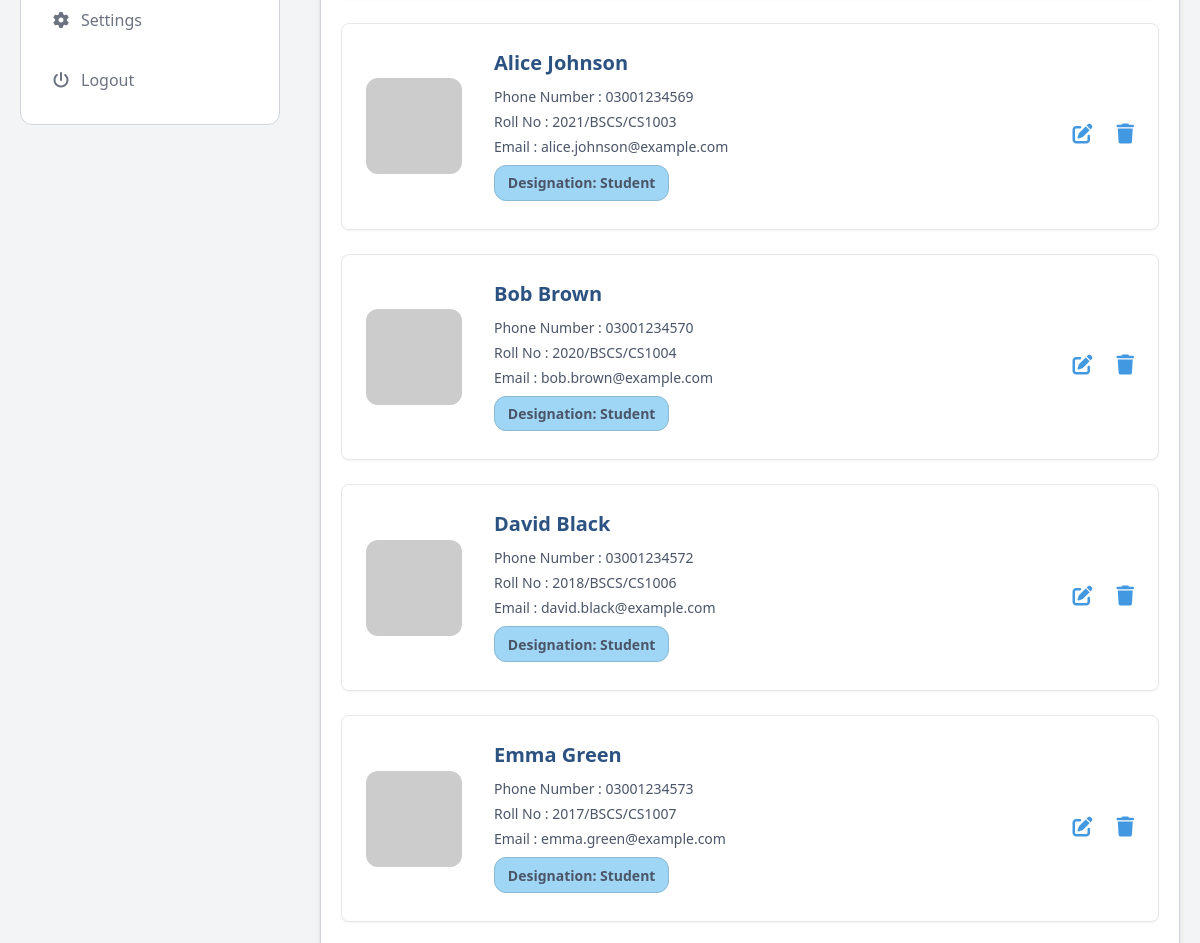
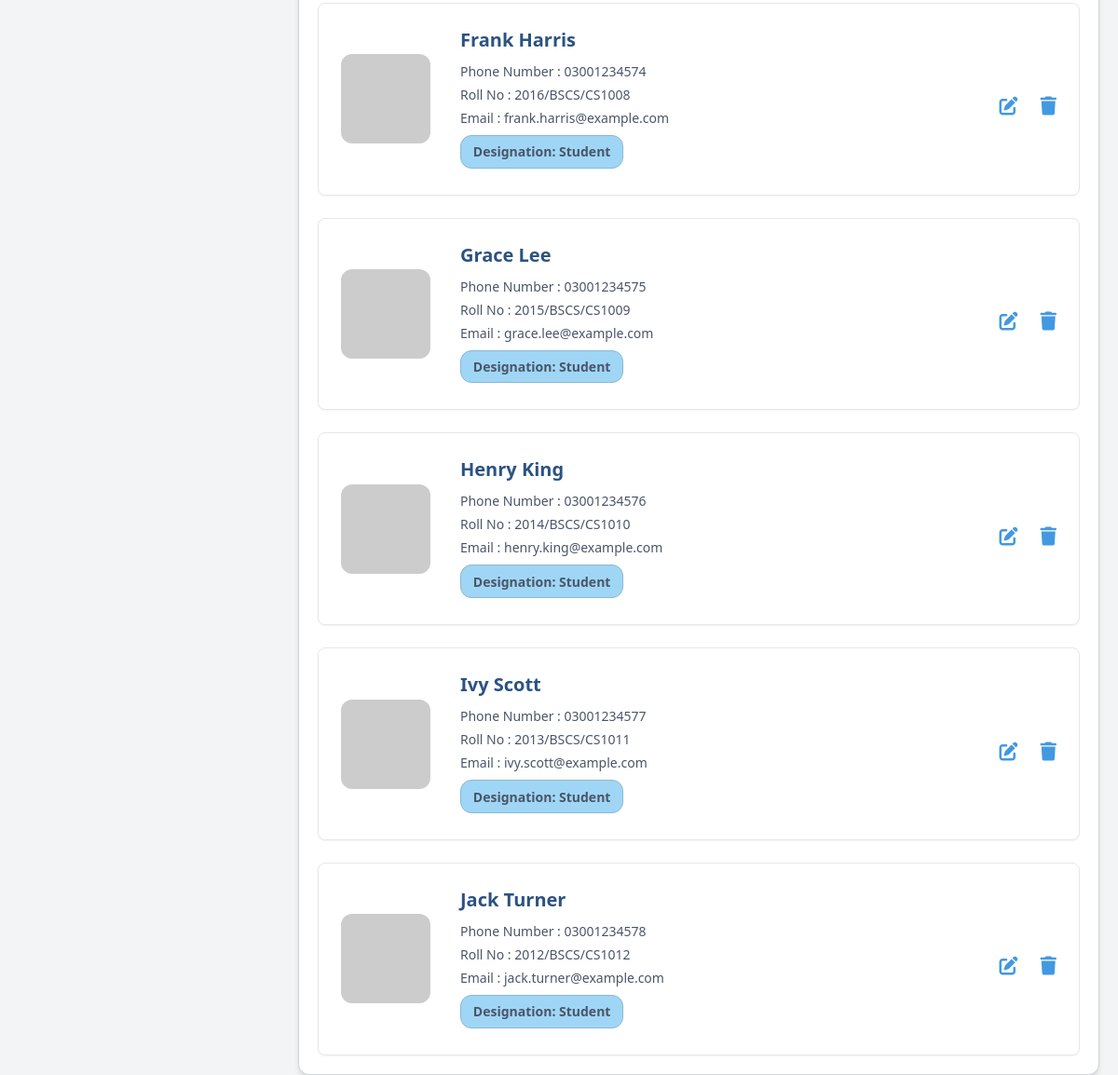
/members_mgt_view/ (lower part), run on an earlier commit of the app's database (2 pictures, top to bottom).
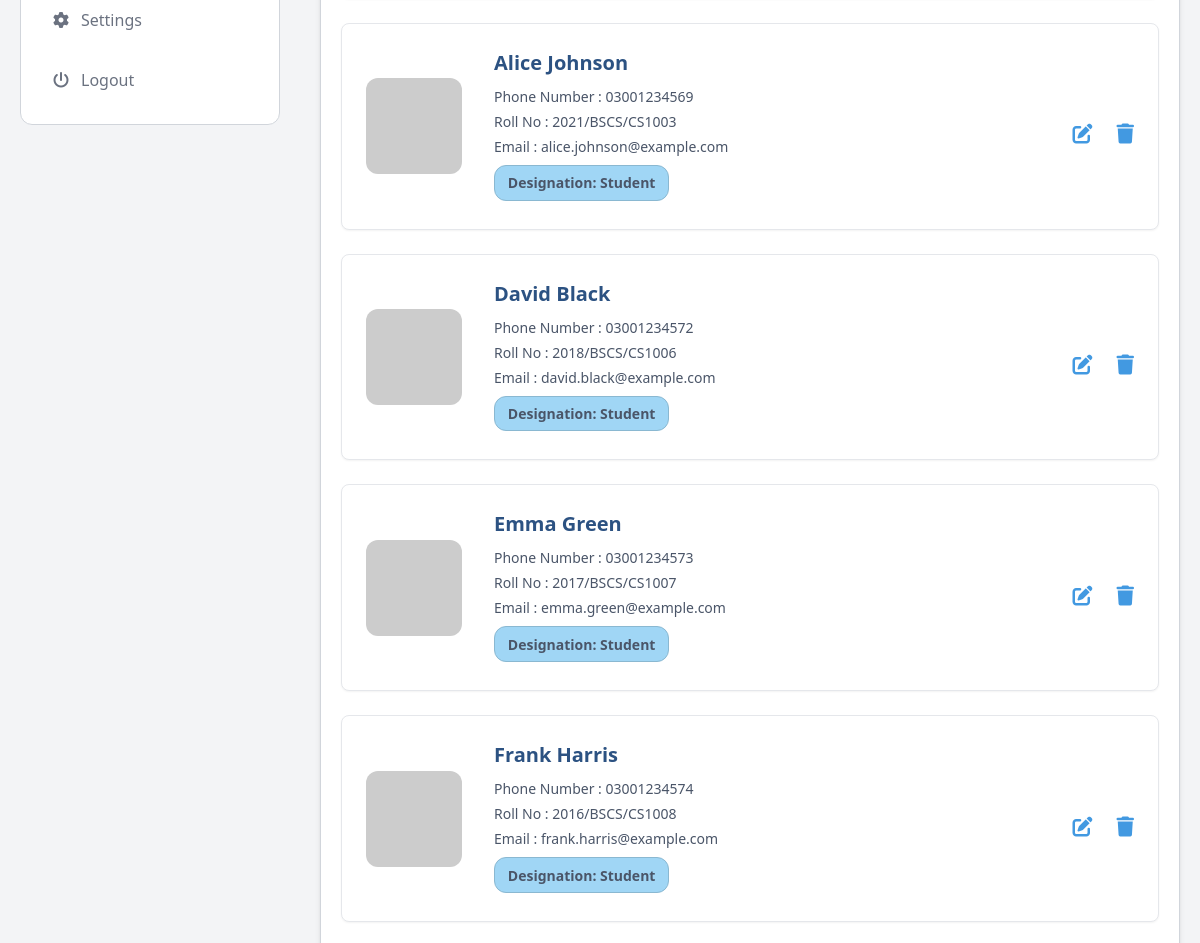
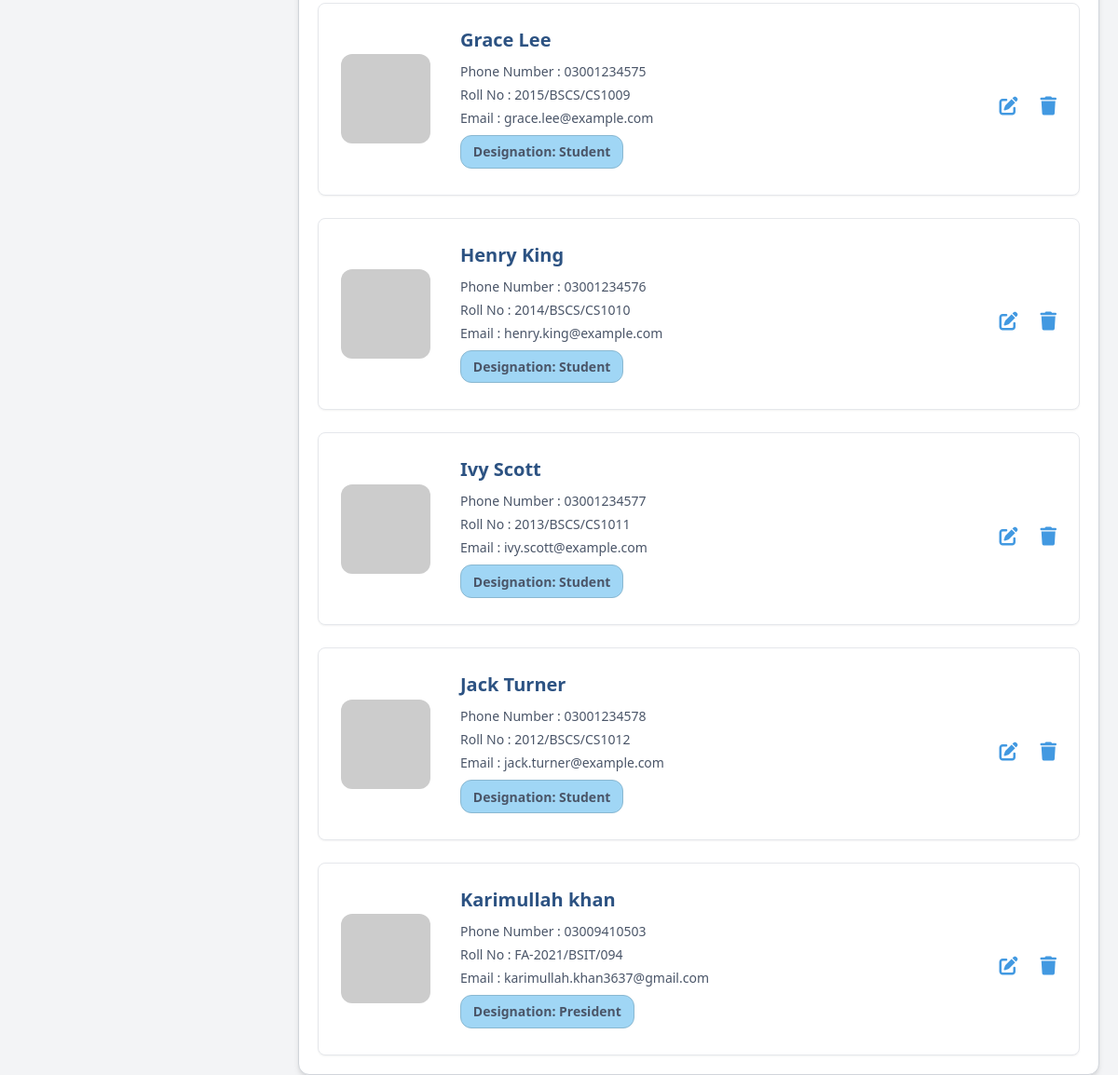
And on a later commit of the database (2 pictures, top to bottom).
### Members/models.py (models this page shows, shortened)
class Member(models.Model):
    CATEGORY_CHOICES = [
        ('Student', 'Student'),
        ('Alumni', 'Alumni'),
    ]
    DEPARTMENT_CHOICES = [
        ('Computer Science', 'Computer Science'),
        ('Software Engineering', 'Software Engineering'),
        ('Information Technology', 'Information Technology'),
    ]
    DESIGNATION_CHOICES = [
        ('President', 'President'),
        ('Vice President', 'Vice President'),
        ('General Secretary', 'General Secretary'),
        ('Information Secretary', 'Information Secretary'),
        ('Finance Secretary', 'Finance Secretary'),
        ('Media Head', 'Media Head'),
        ('Event Head', 'Event Head'),
        ('Documentation Head', 'Documentation Head'),
        ('Member', 'Member'),
    ]
    BATCH_CHOICES = [
        ('SP-25', 'SP-25'),
        ('FA-25', 'FA-25'),
        ('SP-24', 'SP-24'),
        ('FA-24', 'FA-24'),
        ('FA-23', 'FA-23'),
        ('SP-23', 'SP-23'),
        ('FA-22', 'FA-22'),
        ('SP-22', 'SP-22'),
        ('FA-21', 'FA-21'),
        ('SP-21', 'SP-21'),
        ('FA-20', 'FA-20'),
        ('SP-20', 'SP-20'),
        ('FA-19', 'FA-19'),
        ('SP-19', 'SP-19'),
        ('FA-18', 'FA-18'),
        ('SP-18', 'SP-18'),
        ('FA-17', 'FA-17'),
        ('SP-17', 'SP-17'),
        ('FA-16', 'FA-16'),
        ('SP-16', 'SP-16'),
    ]
    category = models.CharField(max_length=10, choices=CATEGORY_CHOICES)
    name = models.CharField(max_length=100)
    cnic = models.CharField(max_length=15)
    phone_no = models.CharField(max_length=11)
    email = models.EmailField()
    batch_year = models.CharField(max_length=10, default='FA-23')
    dept_degree = models.CharField(max_length=10, default='BSCS')
    roll_num = models.CharField(max_length=10, default='000')
    department = models.CharField(max_length=50, choices=DEPARTMENT_CHOICES)
    batch = models.CharField(max_length=10, choices=BATCH_CHOICES, default='FA-23')
    address = models.CharField(max_length=255)
    joining_date = models.DateField()
    designation = models.CharField(max_length=50, choices=DESIGNATION_CHOICES)

### Members/views.py (the view)
# urls.py: path('members_mgt_view/', views.members_view, name='members_view'),
def members_view(request):
    search_query = request.GET.get('search', '')
    year_filter = request.GET.get('year', '')
    query = Q()
    query &= (Q(name__icontains=search_query) |
              Q(cnic__icontains=search_query) |
              Q(phone_no__icontains=search_query) |
              Q(email__icontains=search_query) |
              Q(designation__icontains=search_query) |
              Q(dept_degree__icontains=search_query))
    if year_filter:
        year_start, year_end = year_filter.split('-')
        year_start = f'20{year_start}'
        year_end = f'20{year_end}'
        query &= Q(joining_date__year__gte=year_start) & Q(joining_date__year__lte=year_end)
    members = Member.objects.filter(query)
    return render(request, 'Members/view_member.html', {
        'members': members,
        'search': search_query,
    })

### Members/templates/Members/view_member.html (shortened to what this page needs)
{% load static tailwind_tags %}
<!DOCTYPE html>
<html lang="en">
<head>
    <link rel="stylesheet" href="https://cdnjs.cloudflare.com/ajax/libs/font-awesome/6.6.0/css/all.min.css" />
    {% tailwind_css %}
    <link rel="stylesheet" href="https://cdnjs.cloudflare.com/ajax/libs/toastr.js/latest/toastr.min.css" />
</head>
<body class="flex bg-gray-100">
    <aside class="h-screen w-1/4 p-5 fixed">
        {% include "Dashboard/admin_nav.html" %}
    </aside>
    <section class="h-screen w-3/4 p-5 absolute inset-y-0 right-0">
        {% include "Dashboard/admin_header.html" %}
        <main class="mt-5 p-5 mx-auto max-w-6xl bg-white rounded-xl border border-gray-300 shadow-md">
            <div id="members-container" class="space-y-6">
                {% for member in members %}
                <div class="bg-white shadow-sm border border-gray-200 rounded-lg p-6 card">
                    <div class="card-content">
                        <img src="https://via.placeholder.com/150" alt="Member Image" />
                        <div class="details">
                            <h3 class="member-name">{{ member.name }}</h3>
                            <p > Phone Number : {{ member.phone_no }}</p>
                            <p > Roll No      : {{ member.batch_year }}/{{ member.dept_degree }}/{{member.roll_num}}</p>
                            <p > Email        : {{ member.email }}</p>
                            <p class="designation">Designation: {{ member.designation }}</p>
                        </div>
                        <div class="actions">
                            <a href="#" class="hover:underline" title="Edit">
                                <i class="fas fa-edit"></i>
                            </a>
                            <a href="#" onclick="openModal('{% url 'delete_member' member.id %}'); return false;" class="text-red-600 hover:text-red-800 transition-colors" title="Delete">
                                <i class="fas fa-trash"></i>
                            </a>
                        </div>
                    </div>
                </div>
                {% empty %}
                <p class="text-center text-gray-500">No members found.</p>
                {% endfor %}
            </div>
        </main>
    </section>
</body>
</html>

### Dashboard/templates/Dashboard/admin_nav.html (shortened to what this page needs)
{% load static tailwind_tags %}
<!DOCTYPE html>
<html lang="en">
<head>
  <link rel="stylesheet" href="https://cdnjs.cloudflare.com/ajax/libs/font-awesome/6.6.0/css/all.min.css" />
  {% tailwind_css %}
</head>
<body>
  <div class="sidebar h-full bg-white w-full border border-gray-300 rounded-xl text-black flex flex-col justify-between overflow-y-auto">
    <div class="space-y-3 mb-5">
      <ul class="px-5 space-y-3">
        <a href="#">
          <li class="hover:bg-gray-200 cursor-pointer rounded-lg text-gray-500 py-3 text-md px-3">
            <i class="fa fa-cog text-gray-500 mr-3"></i>Settings
          </li>
        </a>
        <li class="hover:bg-gray-200 cursor-pointer rounded-lg text-gray-500 py-3 text-md px-3">
          <a href="{% url 'logout'%}"><i class="fa fa-power-off text-gray-500 mr-3"></i>Logout</a>
        </li>
      </ul>
    </div>
  </div>
</body>
</html>

### Dashboard/templates/Dashboard/admin_header.html (shortened to what this page needs)
<!DOCTYPE html>
<html lang="en">
<head>
    <link href="https://cdnjs.cloudflare.com/ajax/libs/tailwindcss/2.2.19/tailwind.min.css" rel="stylesheet">
</head>
<body>
</body>
</html>

### Members/templates/Members/view_member.html (style rules this page uses)
body { background-color: #f0f4f8; font-family: 'Inter', sans-serif; }
.card { animation: fadeInUp 0.5s ease-out forwards; transition: transform 0.2s, box-shadow 0.2s; border-radius: 12px; box-shadow: 0 6px 15px rgba(0, 0, 0, 0.1); padding: 1.5rem; }
.card-content { display: flex; align-items: center; }
.card-content img { width: 6rem; height: 6rem; border-radius: 12px; object-fit: cover; margin-right: 1rem; }
.card-content .details { margin-left: 1rem; flex: 1; }
.card-content .details h3 { font-size: 1.25rem; font-weight: 700; color: #2c5282; margin-bottom: 0.5rem; }
.card-content .details p { font-size: 0.875rem; color: #4a5568; margin-bottom: 0.25rem; }
.card-content .actions { display: flex; gap: 1.5rem; align-items: center; margin-top: 1rem; }
.card-content .actions a { color: #4299e1; text-decoration: none; font-size: 1.25rem; display: flex; align-items: center; }
.card-content .actions a i { transition: transform 0.2s; }
.designation { font-size: 0.875rem; font-weight: 600; color: #ffffff; background-color: #a0d6f5; border-radius: 12px; padding: 0.4rem 0.8rem; margin-top: 0.25rem; border: 1px solid #8ab8d1; display: inline-block; text-align: center; box-shadow: none; text-transform: capitalize; }
.member-name { font-size: 1.25rem; font-weight: 700; color: #2b6cb0; margin: 0; }

### Dashboard/templates/Dashboard/admin_nav.html (style rules this page uses)
.sidebar { transition: transform 0.3s ease; transform: translateX(-100%); }
.sidebar.active { transform: translateX(0); }
.sidebar li { transition: background-color 0.3s ease, transform 0.3s ease; }
.sidebar i { transition: color 0.3s ease; }

What changed in the data, as far as the page shows it:
removed Member: name "Bob Brown", phone_no "03001234570", batch_year "2020", dept_degree "BSCS", roll_num "CS1004", email "bob.brown@example.com", designation "Student"
added Member: name "Karimullah khan", phone_no "03009410503", batch_year "FA-2021", dept_degree "BSIT", roll_num "094", email "karimullah.khan3637@gmail.com", designation "President"
